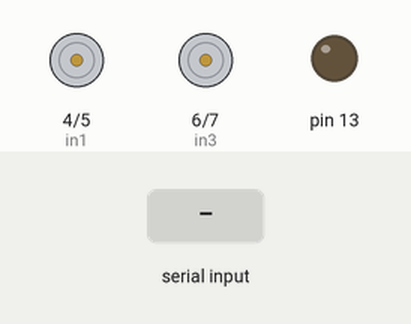
Bench run of a sketch on a simulated Arduino Uno, built with avr-gcc and run on an emulated ATmega328P. Parts: motor-driver pin pairs drawn as motors (green arrow = first pin HIGH = forward, orange = second pin HIGH = backward, longer = more drive), output pins drawn as LEDs (lit = HIGH). The inputs (shaded band) are chosen by the test bench. What the sketch prints to the serial monitor is not drawn.

Above: at 1.2 s.
1.3 s: "W90\n" received over Serial
At 2.2 s:
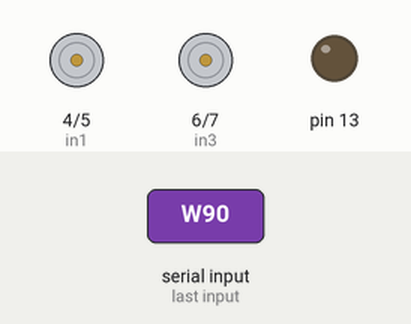
2.8 s: "A90\n" received over Serial
At 3.3 s:
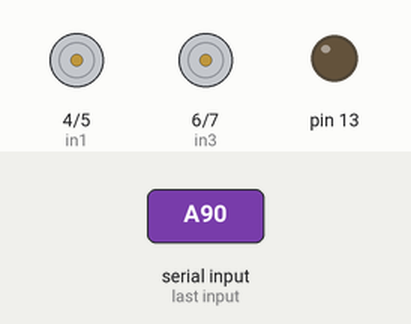
4.3 s: "D90\n" received over Serial
At 5.5 s:
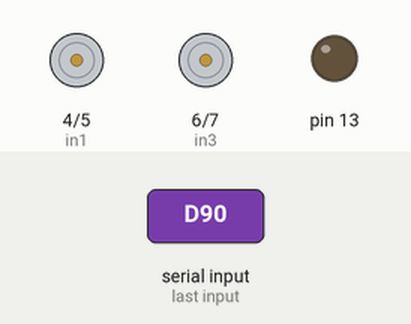
5.8 s: "S90\n" received over Serial
At 6.8 s:
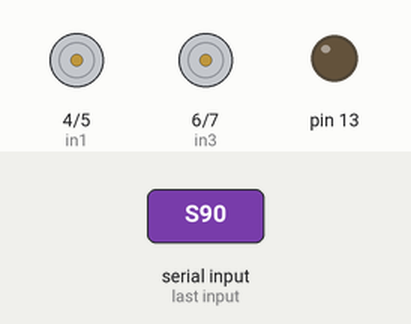
7.3 s: "W" received over Serial
At 8.1 s:
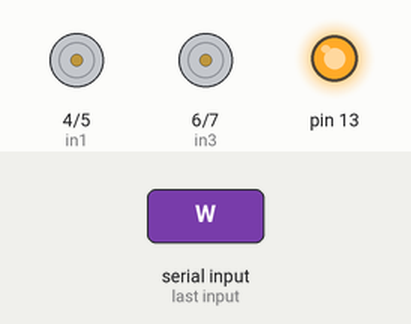
8.8 s: "5\n" received over Serial
At 9.2 s:
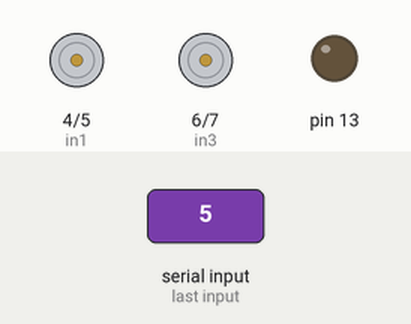
Timing chart, 0 to 11.3 s (numbered marks = the images above; inputs shaded):
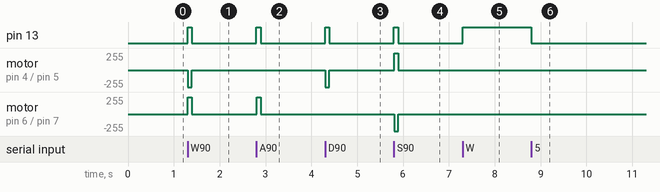

Measured:
- after the input at 1.3 s, pin 13: LOW → HIGH at once, → LOW 0.09 s later; motor on pin 4 (in1) / pin 5 (in2): stopped → backward 255/255 at once, → stopped 0.09 s later; motor on pin 6 (in3) / pin 7 (in4): stopped → forward 255/255 at once, → stopped 0.09 s later
- after the input at 2.8 s, pin 13: LOW → HIGH at once, → LOW 0.09 s later; motor on pin 6 (in3) / pin 7 (in4): stopped → forward 255/255 at once, → stopped 0.09 s later
- after the input at 4.3 s, pin 13: LOW → HIGH at once, → LOW 0.09 s later; motor on pin 4 (in1) / pin 5 (in2): stopped → backward 255/255 at once, → stopped 0.09 s later
- after the input at 5.8 s, pin 13: LOW → HIGH at once, → LOW 0.09 s later; motor on pin 4 (in1) / pin 5 (in2): stopped → forward 255/255 at once, → stopped 0.09 s later; motor on pin 6 (in3) / pin 7 (in4): stopped → backward 255/255 at once, → stopped 0.09 s later
- after the input at 7.3 s, pin 13: LOW → HIGH at once
- after the input at 8.8 s, pin 13: HIGH → LOW at once

The sketch:

bluetooth_try.ino
```cpp
// bluetooth_try.ino
char ch;
int in1 = 4,in2 = 5,in3 = 6,in4 = 7;
void moveW(int x) {
	digitalWrite(in1, LOW);
	digitalWrite(in2, HIGH);
	digitalWrite(in4, LOW);
	digitalWrite(in3, HIGH);
	delay(x);
	digitalWrite(in2, LOW);
	digitalWrite(in3, LOW);
}
void moveS(int x)  {
	digitalWrite(in1, HIGH);
	digitalWrite(in2, LOW);
	digitalWrite(in4, HIGH);
	digitalWrite(in3, LOW);
	delay(x);
	digitalWrite(in1, LOW);
	digitalWrite(in4, LOW);
}
void moveD(int x) {
	digitalWrite(in1, LOW);
	digitalWrite(in2, HIGH);
	delay(x);
	digitalWrite(in2, LOW);
}
void moveA(int x) {
	digitalWrite(in4, LOW);
	digitalWrite(in3, HIGH);
	delay(x);
	digitalWrite(in3, LOW);
}
void setup() {
	Serial.begin(9600);
	pinMode(13, OUTPUT);
	pinMode(in1, OUTPUT);
	pinMode(in2, OUTPUT);
	pinMode(in3, OUTPUT);
	pinMode(in4, OUTPUT);
	digitalWrite(13, LOW);
}

void loop() {
	int t;
	while(Serial.available()) {
		ch = Serial.read();
		Serial.write(ch);
		switch (ch) {
		    case 'W':
		    	digitalWrite(13, HIGH);
		    	t = Serial.parseInt();
				moveW(t);
				Serial.write('Y');
		      	break;
		    case 'A':
		    	digitalWrite(13, HIGH);
		    	t = Serial.parseInt();
		    	moveA(t);
		    	Serial.write('Y');
		      	break;
		    case 'D':
		     	digitalWrite(13, HIGH);
		     	t = Serial.parseInt();
		     	moveD(t);
		     	Serial.write('Y');
		     	break;
		    case 'S':
		    	digitalWrite(13, HIGH);
		    	t = Serial.parseInt();
		    	moveS(t);
		    	Serial.write('Y');
		    	break;
		    default:
			    digitalWrite(13, LOW);
				Serial.write('N');
		}
	}
}
```
